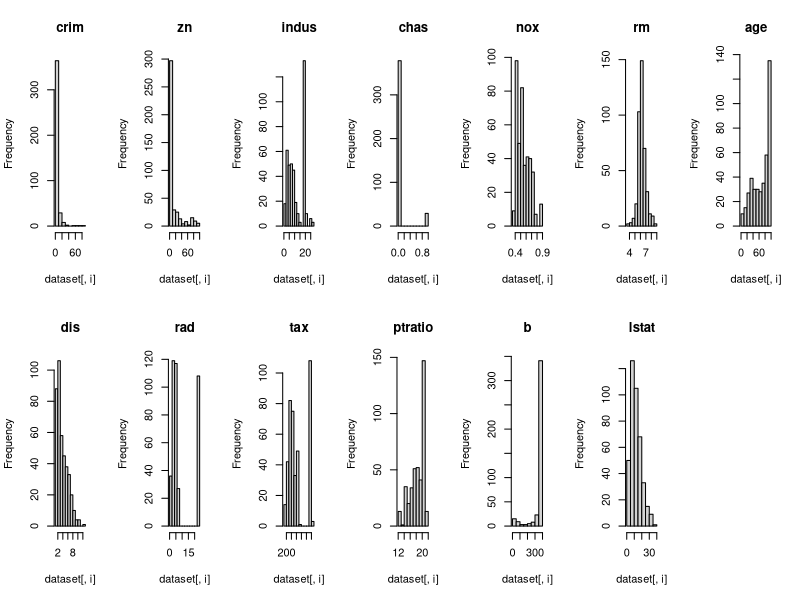
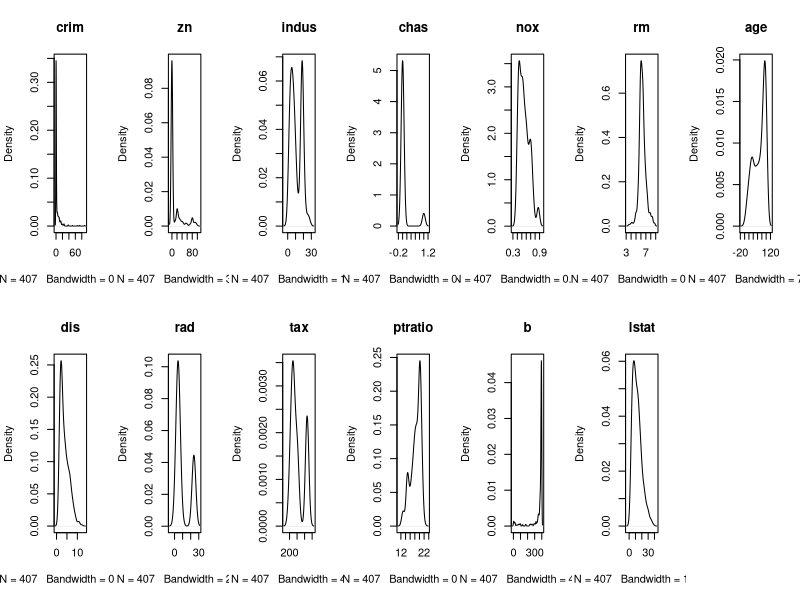
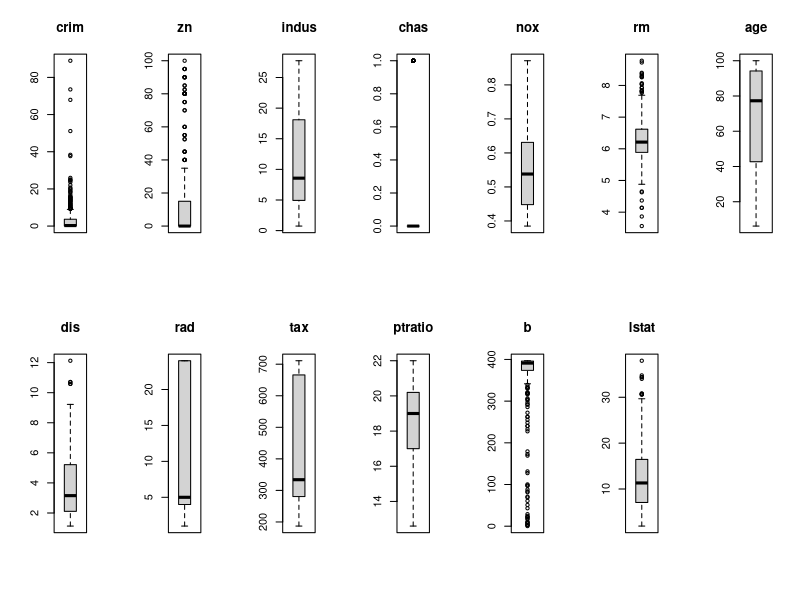
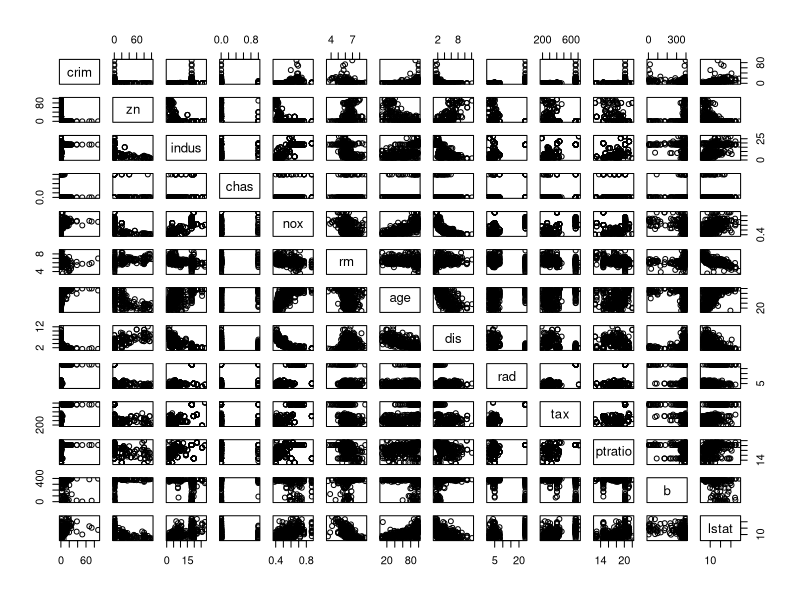
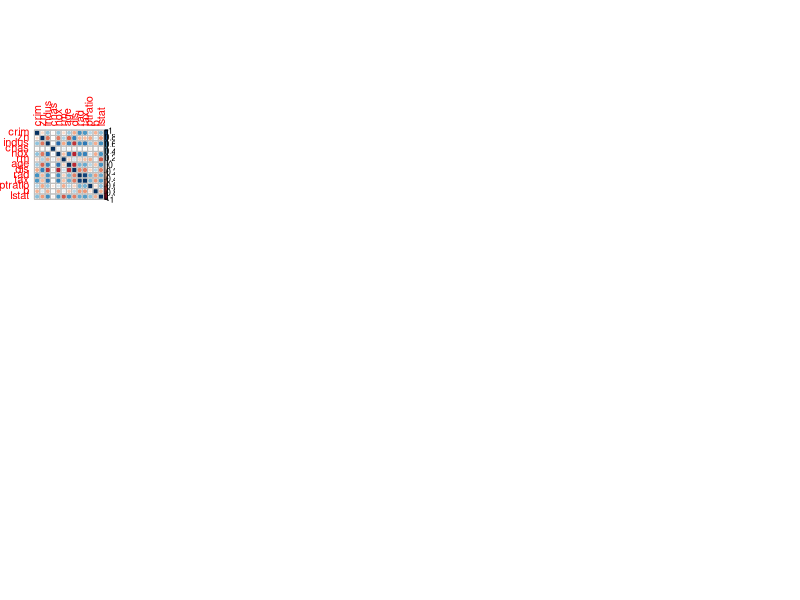
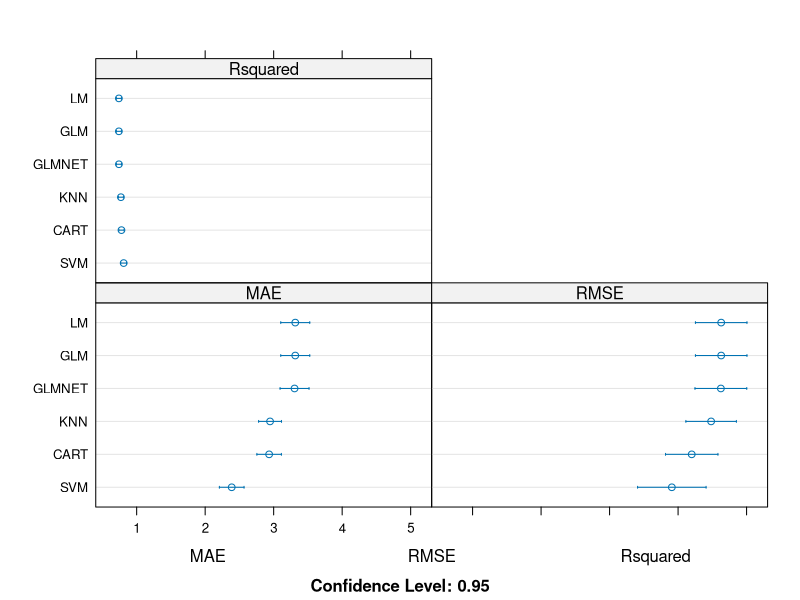
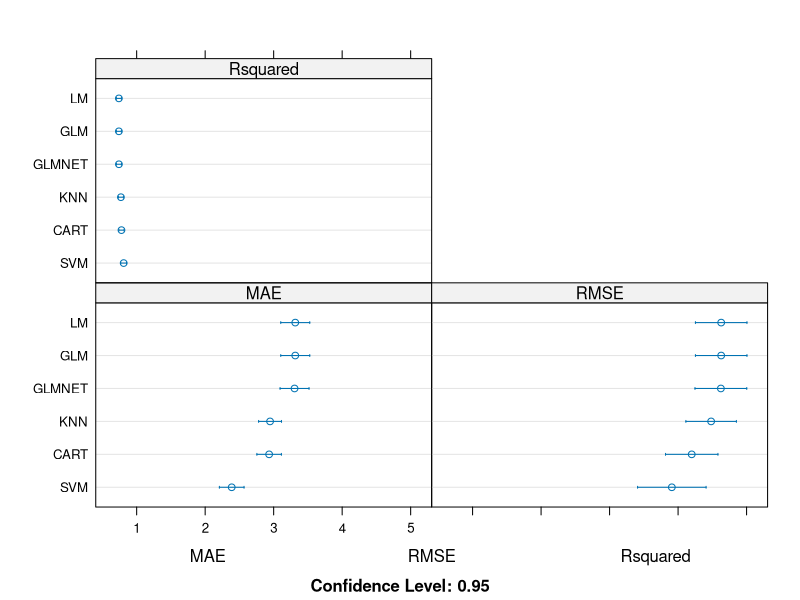

Write R code to recreate these figures, in order.
## ---- chunk 1
library(caret)
library(corrplot)
library(mlbench)
library(kernlab)

data(BostonHousing)

## ---- chunk 2

set.seed(7)

# Create a list of 80% of the rows in the original dataset we can use for training

validationIndex <- createDataPartition(BostonHousing$medv, p = .80, list = FALSE)

# Select 20% of the data for validation

validation <- BostonHousing[-validationIndex, ]

# Use the remaining 80% of data for training and testing the models

dataset <- BostonHousing[validationIndex, ]

## ---- chunk 3

# Dimensions of dataset

dim(dataset)

# list types for each attribute

sapply(dataset, class)

# Take a peek at the first 20 rows of the dataset

head(dataset, n=20)

# summarize attribute distributions

summary(dataset)

## ---- chunk 4
# Uni lab had errors (corrected)

# convert chas to a numeric attribute

dataset$chas <- as.numeric(as.character(dataset$chas))

# correlation between all the numeric attributes

cor(dataset[, sapply(dataset, is.numeric)])

## ---- chunk 5

# histograms each attribute

par(mfrow = c(2,7))

for (i in 1:13) {
  hist(dataset[, i], main = names(dataset)[i])
  
}

## ---- chunk 6

# density plot for each attribute

par(mfrow = c(2,7))
for (i in 1:13) {
  plot(density(dataset[,i]), main = names(dataset)[i])
  
}

## ---- chunk 7

# Boxplots for each attribute

par(mfrow = c(2,7))
for (i in 1:13) {
  boxplot(dataset[,i], main = names(dataset)[i])
  
}
## ---- chunk 8

# scatterplot matrix

pairs(dataset[,1:13])

## ---- chunk 9

# correlation plot

correlations <- cor(dataset[,1:13])

corrplot(correlations, method = "circle")

## ---- chunk 10
# Prepare the test harness for evaluating algorithms

# Run algorithms using 10-fold cross validation

trainControl <- trainControl(method = "repeatedcv", number = 10, repeats = 3)

metric <- "RMSE"

## ---- chunk 11

#LM
set.seed(7)
fit.lm <- train(medv~., data = dataset, method = 'lm', metric = metric, preProc = c("center", "scale"), trControl = trainControl)


# GLM
set.seed(7)
fit.glm <- train(medv~., data = dataset, method = 'glm', metric = metric, preProc = c("center", "scale"), trControl = trainControl)

# GLMNET
set.seed(7)
fit.glmnet <- train(medv~., data = dataset, method = 'glmnet', metric = metric, preProc = c("center", "scale"), trControl = trainControl)

# SVM
set.seed(7)
fit.svm <- train(medv~., data = dataset, method = 'svmRadial', metric = metric, preProc = c("center", "scale"), trControl = trainControl)

# CART
set.seed(7)
grid <- expand.grid(.cp= c(0, 0.5, 0.1))
fit.cart <- train(medv~., data = dataset, method = 'rpart', metric = metric, tuneGrid = grid, preProc = c("center", "scale"), trControl = trainControl)

# KNN
set.seed(7)
fit.knn <- train(medv~., data = dataset, method = 'knn', metric = metric, preProc = c("center", "scale"), trControl = trainControl)

## ---- chunk 12

# compare algorithms

results <- resamples(list(LM= fit.lm, GLM = fit.glm, GLMNET = fit.glmnet, SVM = fit.svm, CART = fit.cart, KNN = fit.knn))

summary(results)

dotplot(results)

## ---- chunk 13

# find attributes that are highly correlated

set.seed(7)

cutoff <- 0.70

correlations <- cor(dataset[,1:13])

highlyCorrelated <- findCorrelation(correlations, cutoff = cutoff)

for (value in highlyCorrelated) {
  print(names(dataset)[value])
  
}

## ---- chunk 14

# Run algorithms using 10-fold cross validation

trainControl <- trainControl(method = "repeatedcv", number = 10, repeats = 3)

metric <- "RMSE"

#LM
set.seed(7)
fit.lm <- train(medv~., data = dataset, method = 'lm', metric = metric, preProc = c("center", "scale"), trControl = trainControl)


# GLM
set.seed(7)
fit.glm <- train(medv~., data = dataset, method = 'glm', metric = metric, preProc = c("center", "scale"), trControl = trainControl)

# GLMNET
set.seed(7)
fit.glmnet <- train(medv~., data = dataset, method = 'glmnet', metric = metric, preProc = c("center", "scale"), trControl = trainControl)

# SVM
set.seed(7)
fit.svm <- train(medv~., data = dataset, method = 'svmRadial', metric = metric, preProc = c("center", "scale"), trControl = trainControl)

# CART
set.seed(7)
grid <- expand.grid(.cp= c(0, 0.5, 0.1))
fit.cart <- train(medv~., data = dataset, method = 'rpart', metric = metric, tuneGrid = grid, preProc = c("center", "scale"), trControl = trainControl)

# KNN
set.seed(7)
fit.knn <- train(medv~., data = dataset, method = 'knn', metric = metric, preProc = c("center", "scale"), trControl = trainControl)

## ---- chunk 15

# compare algorithms

results <- resamples(list(LM= fit.lm, GLM = fit.glm, GLMNET = fit.glmnet, SVM = fit.svm, CART = fit.cart, KNN = fit.knn))

summary(results)

dotplot(results)
